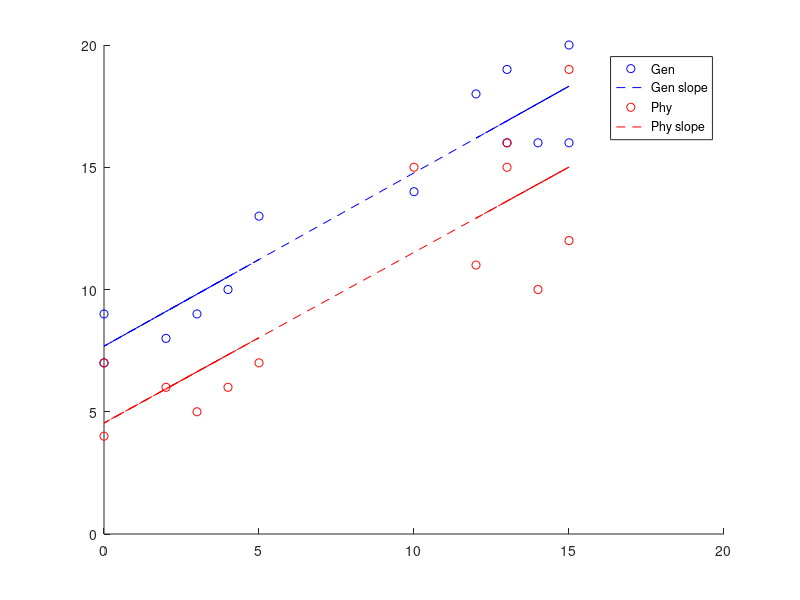

This figure's MATLAB source: (Note: this script raises an error after producing the figure.)
% we need a new script that plots GMV/WMV/CT vs fatigue scores.
mycamp2 = [99,99,99; 189,189,189];
mycamp2 = flipud(mycamp2)./256;


mycamp = [37,52,148; 44,127,184; 65,182,196; 161,218,180; 255,255,204];
mycamp = mycamp./256;

mycamp = [37,52,148;255, 255, 255; 161,218,180; 255,255,204];
mycamp = mycamp./256;
% these ibdf scores are only for patients for now.
gita_ibdf_ACT = [12 9 12 12 13 7 13 15 5 9 13 12 8 13 14 15 11 4 13 14,... 
    15 11 12 4 8 3];
jord_ibdf_FCD = [13 15 14 13 12 15 10];
jord_ibdf_NFCD = [3 0 5 0 4 2];

% mfi scores

jord_mfi_gen_FCD = [16 16 16 19 18 20 14];
jord_mfi_phy_FCD = [15 12 10 16 11 19 15];
jord_mfi_gen_NFCD = [9 9 13 7 10 8];
jord_mfi_phy_NFCD = [5 4 7 7 6 6];

% now correlate
x = [jord_ibdf_FCD(:);jord_ibdf_NFCD(:)];
y = [jord_mfi_gen_FCD(:); jord_mfi_gen_NFCD(:)];
X = [ones(length(x),1) x]; % add intercept to improve linear regression

figure
scatter(x,y,'b')
b = X\y; % this is the equation we need y = b0 + b1x
yCalc2 = X*b;
hold on
plot(x,yCalc2,'b--')
Rsq2 = 1 - sum((y - yCalc2).^2)/sum((y - mean(y)).^2);

% and for phys
xp = [jord_ibdf_FCD(:);jord_ibdf_NFCD(:)];
yp = [jord_mfi_phy_FCD(:); jord_mfi_phy_NFCD(:)];
Xp = [ones(length(xp),1) xp];

scatter(xp,yp,'r')
bphy = Xp\yp; % this is the equation we need y = b0 + b1x
yCalc2_phy = Xp*bphy;
hold on
plot(xp,yCalc2_phy,'r--')
legend('Gen','Gen slope','Phy','Phy slope','Location','best');
Rsq2_phy = 1 - sum((yp - yCalc2_phy).^2)/sum((yp - mean(yp)).^2);

% now use this to create pseudo MFI scores for Gita
gita_mfi_gen = round((b(2)*gita_ibdf_ACT)+b(1));
gita_mfi_phy = round((bphy(2)*gita_ibdf_ACT)+bphy(1));


% IBDF only for now

gita_ibdf_ACT = gita_ibdf_ACT(:);
fat_subs = {'001_P13','001_P15','001_P17','001_P18','001_P19','001_P20','001_P21','001_P22',...
    '001_P23','001_P24','001_P26','001_P27','001_P28','001_P30','001_P31','001_P32',...
    '001_P33','001_P35','001_P37','001_P40','001_P41','001_P42','001_P43','001_P44',...
    '001_P45','004_P01',...
    'sub-003','sub-005', 'sub-006', 'sub-008','sub-012', 'sub-024', 'sub-038',...
    'sub-011', 'sub-014', 'sub-021', 'sub-025','sub-032','sub-033'};
myFatGroup = [repmat({'Active CD'},26,1); repmat({'Fatigued CD'},7,1); repmat({'Non-Fatigued CD'},6,1)];
myFatGroup2 = [repmat({'Active'},26,1); repmat({'Remission'},7+6,1)];

% stick fat scores together

% ibdf
ibdf = [gita_ibdf_ACT(:); jord_ibdf_FCD(:); jord_ibdf_NFCD(:)];

%mfigen

mfig = [gita_mfi_gen(:); jord_mfi_gen_FCD(:); jord_mfi_gen_NFCD(:)];

figure
bb = gramm('x',{'Active n=26';'Remission n=13'},'y',[26;7+6],'color',{'Active';'Remission'});
bb.geom_bar
bb.set_names('x',[],'y',[])
bb.no_legend()
bb.set_color_options('map',mycamp2)
bb.set_order_options('x',0)
bb.set_text_options('Font','Helvetica','base_size',16)
bb.draw()
bb.export('file_name','numcount_fat', ...
    'export_path',...
    '/Users/ppzma/The University of Nottingham/Michael_Sue - IBD - IBD/newResults/',...
    'file_type','pdf')

%% GMV
load('/Volumes/ares/data/IBD/STRUCTURAL/bias_corrected/CAT_outputs/sept_2020_jg_fatigue_ibdf_gmv/gmv_ibdf.mat');

[R,P] = corrcoef(ymean, ibdf);

figure('Position',[100 100 600 390])
clear g
g = gramm('x',ibdf,'y',ymean);
%g.geom_jitter()
%g.stat_boxplot('alpha',0,'linewidth',2,'width',0.3,'color',[0 0 0],'drawoutlier',0)
g.stat_glm
g.set_point_options('markers', {'o'} ,'base_size',10)
g.set_text_options('Font','Helvetica','base_size',16)
g.set_names('x','IBDF score','y','Right SMA (cm3)','Color','Group')
%g.set_title('MARSBAR: lprecentral');
g.set_order_options('x',0)
g.set_color_options('map',[0 0 0])
%g.axe_property('YLim',[0.2 0.5])
g.draw()


g.update('color',myFatGroup2);
g.geom_point('edgewidth',2)
g.set_color_options('map',mycamp)
g.draw()

% text(1,2,['r=' num2str(round(R(2),3)) ])
% text(1,1,['p=' num2str(round(P(2),3)) ])


text(1,2,['r=-0.542' ])
text(1,1,['p=0.001' ])


g.export('file_name','gmv_rsma_ibdf', ...
    'export_path',...
    '/Users/ppzma/The University of Nottingham/Michael_Sue - IBD - IBD/newResults/fatigue/ibdf/',...
    'file_type','pdf')

thisregion = 'Right SMA';
thisfilename = 'GMV pain ibdf';
T = table(fat_subs(:), ymean);
T.Properties.VariableNames = {'Subject',thisregion};
writetable(T,['/Users/ppzma/The University of Nottingham/Michael_Sue - IBD - IBD/newResults/grab_ROI_values/fatigue/ibdf/' thisfilename '.xlsx'],'FileType','spreadsheet','WriteRowNames',1)




%% GMV MFI

load('/Volumes/ares/data/IBD/STRUCTURAL/bias_corrected/CAT_outputs/sept_2020_jg_fatigue_MFI_gmv/gmv_mfi.mat');
ymean1 = ymean;
load('/Volumes/ares/data/IBD/STRUCTURAL/bias_corrected/CAT_outputs/sept_2020_jg_fatigue_MFI_gmv/gmv2_mfi.mat');
ymean2 = ymean;

[R1,P1] = corrcoef(ymean1, mfig);
[R2,P2] = corrcoef(ymean2, mfig);

figure('Position',[100 100 1050 350])
%figure
clear g
g(1,1) = gramm('x',mfig,'y',ymean1);
g(1,1).stat_glm
g(1,1).set_point_options('markers', {'o'} ,'base_size',10)
g(1,1).set_text_options('Font','Helvetica','base_size',16)
g(1,1).set_names('x','MFI gen score','y','GMV right SMA (cm3)')
g(1,1).set_order_options('x',0)
g(1,1).set_color_options('map',[0 0 0])
g(1,2) = gramm('x',mfig,'y',ymean2);
g(1,2).stat_glm
g(1,2).set_point_options('markers', {'o'} ,'base_size',10)
g(1,2).set_text_options('Font','Helvetica','base_size',16)
g(1,2).set_names('x','MFI gen score','y','GMV left fusiform (cm3)')
g(1,2).set_order_options('x',0)
g(1,2).set_color_options('map',[0 0 0])
g.draw()

g(1,1).update('color',myFatGroup2);
g(1,1).geom_point()
g(1,1).set_color_options('map',mycamp)
g(1,2).update('color',myFatGroup2);
g(1,2).geom_point()
g(1,2).set_color_options('map',mycamp)
g.draw()

text(-45,2,['r=' num2str(round(R1(2),3)) ])
text(-45,1,['p=' num2str(round(P1(2),3)) ])

text(1,2,['r=' num2str(round(R2(2),3)) ])
text(1,1,['p=' num2str(round(P2(2),3)) ])

g.export('file_name','gmv_mfi', ...
    'export_path',...
    '/Users/ppzma/The University of Nottingham/Michael_Sue - IBD - IBD/newResults/fatigue/mfi_gen/',...
    'file_type','pdf')




%% WMV

load('/Volumes/ares/data/IBD/STRUCTURAL/bias_corrected/CAT_outputs/sept_2020_jg_fatigue_ibdf_wmv/wmv_ibdf.mat');

[R,P] = corrcoef(ymean, ibdf);

figure('Position',[100 100 600 390])
clear g
g = gramm('x',ibdf,'y',ymean);
g.stat_glm
g.set_point_options('markers', {'o'} ,'base_size',10)
g.set_text_options('Font','Helvetica','base_size',16)
g.set_names('x','IBDF score','y','Left cerebellum (cm3)','Color','Group')
g.set_order_options('x',0)
g.set_color_options('map',[0 0 0])
g.draw()

g.update('color',myFatGroup2);
g.geom_point('edgewidth',2)
g.set_color_options('map',mycamp)
g.draw()

% text(1,2,['r=' num2str(round(R(2),4)) ])
% text(1,1,['p=' num2str(round(P(2),4)) ])

text(1,2,['r=-0.553' ])
text(1,1,['p=<0.001' ])

g.export('file_name','wmv_cerebell_ibdf', ...
    'export_path',...
    '/Users/ppzma/The University of Nottingham/Michael_Sue - IBD - IBD/newResults/fatigue/ibdf/',...
    'file_type','pdf')

thisregion = 'Left cerebellum';
thisfilename = 'WMV pain ibdf';
T = table(fat_subs(:), ymean);
T.Properties.VariableNames = {'Subject',thisregion};
writetable(T,['/Users/ppzma/The University of Nottingham/Michael_Sue - IBD - IBD/newResults/grab_ROI_values/fatigue/ibdf/' thisfilename '.xlsx'],'FileType','spreadsheet','WriteRowNames',1)




%% WMV MFI

load('/Volumes/ares/data/IBD/STRUCTURAL/bias_corrected/CAT_outputs/sept_2020_jg_fatigue_MFI_wmv/wmv_mfi.mat');

[R,P] = corrcoef(ymean, mfig);

figure('Position',[100 100 600 390])
clear g
g = gramm('x',mfig,'y',ymean);
g.stat_glm
g.set_point_options('markers', {'o'} ,'base_size',10)
g.set_text_options('Font','Helvetica','base_size',16)
g.set_names('x','MFI Gen score','y','WMV left cerebellum (cm3)','Color','Group')
g.set_order_options('x',0)
g.set_color_options('map',[0 0 0])
g.draw()

g.update('color',myFatGroup2);
g.geom_point()
g.set_color_options('map',mycamp)
g.draw()

text(1,2,['r=' num2str(round(R(2),4)) ])
text(1,1,['p=' num2str(round(P(2),4)) ])

g.export('file_name','wmv_cerebell_mfi', ...
    'export_path',...
    '/Users/ppzma/The University of Nottingham/Michael_Sue - IBD - IBD/newResults/fatigue/mfi_gen/',...
    'file_type','pdf')

%% CT


m = gifti('/Volumes/ares/data/IBD/STRUCTURAL/bias_corrected/CAT_outputs/sept_2020_jg_fatigue_ibdf_ct/ct_fatigue_cluster_mask.gii');
%m = gifti('ct_fatigue_cluster_mask.gii'); % this is manually derived cluster mask from SPM
numClusters = max(nonzeros(m.cdata)); % chek how mnay clusters
sizeClusters = histc(m.cdata,1:max(m.cdata)); % size of clusters

clusterMean = zeros(numClusters,length(fat_subs),1); % make space
mypath = '/Volumes/ares/data/IBD/STRUCTURAL/bias_corrected/CAT_outputs/surf/';


% takes about a minute for 6 clusters.
tic
for ii = 1:length(fat_subs)
    
    thicBoy = gifti([mypath 's15.mesh.thickness.resampled.m' fat_subs{ii} '.gii']); % all thickness 
    
    for jj = 1:numClusters
        clusterMean(jj,ii) = mean(thicBoy.cdata(find(m.cdata==jj))); % condensed! take the mean thick val in that cluster, loop over subs
    end
end
toc

% cd /Volumes/ares/data/IBD/STRUCTURAL/bias_corrected/CAT_outputs/sept_2020_jg_CT/
% 
% load('CD_HV_mdata.mat');
%regionName = 'lcaudate';

clusterMeanT = transpose(clusterMean);

[R,P] = corr(clusterMeanT, ibdf);

%%
figure('Position',[100 100 1600 900])
clear g
g(1,1) = gramm('x',ibdf,'y',clusterMeanT(:,1));
g(1,1).stat_glm
g(1,1).set_point_options('markers', {'o'} ,'base_size',10)
g(1,1).set_text_options('Font','Helvetica','base_size',16)
g(1,1).set_names('x','IBDF score','y','Right parahippocampal gyrus (mm)','Color','Group')
g(1,1).set_order_options('x',0)
g(1,1).set_color_options('map',[0 0 0])

g(1,2) = gramm('x',ibdf,'y',clusterMeanT(:,2));
g(1,2).stat_glm
g(1,2).set_point_options('markers', {'o'} ,'base_size',10)
g(1,2).set_text_options('Font','Helvetica','base_size',16)
g(1,2).set_names('x','IBDF score','y','Left temporal fusiform gyrus (mm)','Color','Group')
g(1,2).set_order_options('x',0)
g(1,2).set_color_options('map',[0 0 0])


g(1,3) = gramm('x',ibdf,'y',clusterMeanT(:,3));
g(1,3).stat_glm
g(1,3).set_point_options('markers', {'o'} ,'base_size',10)
g(1,3).set_text_options('Font','Helvetica','base_size',16)
g(1,3).set_names('x','IBDF score','y','Right Frontal pole (mm)','Color','Group')
g(1,3).set_order_options('x',0)
g(1,3).set_color_options('map',[0 0 0])


g(2,1) = gramm('x',ibdf,'y',clusterMeanT(:,4));
g(2,1).stat_glm
g(2,1).set_point_options('markers', {'o'} ,'base_size',10)
g(2,1).set_text_options('Font','Helvetica','base_size',16)
g(2,1).set_names('x','IBDF score','y','Left inferior temporal gyrus (mm)','Color','Group')
g(2,1).set_order_options('x',0)
g(2,1).set_color_options('map',[0 0 0])


g(2,2) = gramm('x',ibdf,'y',clusterMeanT(:,5));
g(2,2).stat_glm
g(2,2).set_point_options('markers', {'o'} ,'base_size',10)
g(2,2).set_text_options('Font','Helvetica','base_size',16)
g(2,2).set_names('x','IBDF score','y','Left postcentral gyrus (mm)','Color','Group')
g(2,2).set_order_options('x',0)
g(2,2).set_color_options('map',[0 0 0])


g(2,3) = gramm('x',ibdf,'y',clusterMeanT(:,6));
g(2,3).stat_glm
g(2,3).set_point_options('markers', {'o'} ,'base_size',10)
g(2,3).set_text_options('Font','Helvetica','base_size',16)
g(2,3).set_names('x','IBDF score','y','Left mid-frontal gyrus (mm)','Color','Group')
g(2,3).set_order_options('x',0)
g(2,3).set_color_options('map',[0 0 0])


g(3,1) = gramm('x',ibdf,'y',clusterMeanT(:,7));
g(3,1).stat_glm
g(3,1).set_point_options('markers', {'o'} ,'base_size',10)
g(3,1).set_text_options('Font','Helvetica','base_size',16)
g(3,1).set_names('x','IBDF score','y','CT Right frontal mid orb mm','Color','Group')
g(3,1).set_order_options('x',0)
g(3,1).set_color_options('map',[0 0 0])


g(3,2) = gramm('x',ibdf,'y',clusterMeanT(:,8));
g(3,2).stat_glm
g(3,2).set_point_options('markers', {'o'} ,'base_size',10)
g(3,2).set_text_options('Font','Helvetica','base_size',16)
g(3,2).set_names('x','IBDF score','y','Left orbitofrontal gyrus (mm)','Color','Group')
g(3,2).set_order_options('x',0)
g(3,2).set_color_options('map',[0 0 0])


g(3,3) = gramm('x',ibdf,'y',clusterMeanT(:,9));
g(3,3).stat_glm
g(3,3).set_point_options('markers', {'o'} ,'base_size',10)
g(3,3).set_text_options('Font','Helvetica','base_size',16)
g(3,3).set_names('x','IBDF score','y','CT Left temporal inf mm','Color','Group')
g(3,3).set_order_options('x',0)
g(3,3).set_color_options('map',[0 0 0])

g.draw()

g(1,1).update('color',myFatGroup2)
g(1,1).geom_point('edgewidth',2)
g(1,1).set_color_options('map',mycamp)
g(1,2).update('color',myFatGroup2)
g(1,2).geom_point('edgewidth',2)
g(1,2).set_color_options('map',mycamp)
g(1,3).update('color',myFatGroup2)
g(1,3).geom_point('edgewidth',2)
g(1,3).set_color_options('map',mycamp)
g(2,1).update('color',myFatGroup2)
g(2,1).geom_point('edgewidth',2)
g(2,1).set_color_options('map',mycamp)
g(2,2).update('color',myFatGroup2)
g(2,2).geom_point('edgewidth',2)
g(2,2).set_color_options('map',mycamp)
g(2,3).update('color',myFatGroup2)
g(2,3).geom_point('edgewidth',2)
g(2,3).set_color_options('map',mycamp)
g(3,1).update('color',myFatGroup2)
g(3,1).geom_point('edgewidth',2)
g(3,1).set_color_options('map',mycamp)
g(3,2).update('color',myFatGroup2)
g(3,2).geom_point('edgewidth',2)
g(3,2).set_color_options('map',mycamp)
g(3,3).update('color',myFatGroup2)
g(3,3).geom_point('edgewidth',2)
g(3,3).set_color_options('map',mycamp)
g.draw()


% text(-90,19,['r=' num2str(round(R(1),4)) ])
% text(-90,18,['p=' num2str(round(P(1),4)) ])
% text(-45,19,['r=' num2str(round(R(2),4)) ])
% text(-45,18,['p=' num2str(round(P(2),4)) ])
% text(1,19,['r=' num2str(round(R(3),4)) ])
% text(1,18,['p=' num2str(round(P(3),4)) ])
% text(-90,10,['r=' num2str(round(R(4),4)) ])
% text(-90,9,['p=' num2str(round(P(4),4)) ])
% text(-45,10,['r=' num2str(round(R(5),4)) ])
% text(-45,9,['p=' num2str(round(P(5),4)) ])
% text(1,10,['r=' num2str(round(R(6),4)) ])
% text(1,9,['p=' num2str(round(P(6),4)) ])
% text(-90,2,['r=' num2str(round(R(7),4)) ])
% text(-90,1,['p=' num2str(round(P(7),4)) ])
% text(-45,2,['r=' num2str(round(R(8),4)) ])
% text(-45,1,['p=' num2str(round(P(8),4)) ])
% text(1,2,['r=' num2str(round(R(9),4)) ])
% text(1,1,['p=' num2str(round(P(9),4)) ])

text(-90,19,['r=-0.6'])
text(-90,18,['p=<0.001' ])
text(-45,19,['r=-0.557' ])
text(-45,18,['p=<0.001' ])
text(1,19,['r=-0.553' ])
text(1,18,['p=<0.001' ])
text(-90,10,['r=-0.542' ])
text(-90,9,['p=0.001' ])
text(-45,10,['r=-0.49' ])
text(-45,9,['p=0.002' ])
text(1,10,['r=-0.493' ])
text(1,9,['p=0.002' ])
text(-90,2,['r=' num2str(round(R(7),4)) ])
text(-90,1,['p=' num2str(round(P(7),4)) ])
text(-45,2,['r=-0.507' ])
text(-45,1,['p=0.002' ])
text(1,2,['r=' num2str(round(R(9),4)) ])
text(1,1,['p=' num2str(round(P(9),4)) ])


g.export('file_name','ct_fatigue_ibdf', ...
    'export_path',...
    '/Users/ppzma/The University of Nottingham/Michael_Sue - IBD - IBD/newResults/fatigue/ibdf/',...
    'file_type','pdf')

cl1 = clusterMeanT(:,1);
cl2 = clusterMeanT(:,2);
cl3 = clusterMeanT(:,3);
cl4 = clusterMeanT(:,4);
cl5 = clusterMeanT(:,5);
cl6 = clusterMeanT(:,6);

cl8 = clusterMeanT(:,8);


thisfilename = 'ct_fat';
T = table(fat_subs(:), cl1, cl2, cl3, cl4, cl5, cl6, cl8);
T.Properties.VariableNames = {'Subject','Right parahippocampal gyrus','Left temporal fusiform gyrus',...
    'Right Frontal pole','Left inferior temporal gyrus','Left postcentral gyrus','Left mid-frontal gyrus',...
    'Left orbitofrontal gyrus'};
writetable(T,['/Users/ppzma/The University of Nottingham/Michael_Sue - IBD - IBD/newResults/grab_ROI_values/fatigue/ibdf/' thisfilename '.xlsx'],'FileType','spreadsheet','WriteRowNames',1)



%% CT MFI
m = gifti('/Volumes/ares/data/IBD/STRUCTURAL/bias_corrected/CAT_outputs/sept_2020_jg_fatigue_MFI_ct/ct_mfi_cluster_mask.gii');
%m = gifti('ct_fatigue_cluster_mask.gii'); % this is manually derived cluster mask from SPM
numClusters = max(nonzeros(m.cdata)); % chek how mnay clusters
sizeClusters = histc(m.cdata,1:max(m.cdata)); % size of clusters

clusterMean = zeros(numClusters,length(fat_subs),1); % make space
mypath = '/Volumes/ares/data/IBD/STRUCTURAL/bias_corrected/CAT_outputs/surf/';


% takes about a minute for 6 clusters.
tic
for ii = 1:length(fat_subs)
    
    thicBoy = gifti([mypath 's15.mesh.thickness.resampled.m' fat_subs{ii} '.gii']); % all thickness 
    
    for jj = 1:numClusters
        clusterMean(jj,ii) = mean(thicBoy.cdata(find(m.cdata==jj))); % condensed! take the mean thick val in that cluster, loop over subs
    end
end
toc

% cd /Volumes/ares/data/IBD/STRUCTURAL/bias_corrected/CAT_outputs/sept_2020_jg_CT/
% 
% load('CD_HV_mdata.mat');
%regionName = 'lcaudate';

clusterMeanT = transpose(clusterMean);

[R,P] = corr(clusterMeanT, mfig);

%
figure('Position',[100 100 1400 800])
clear g
g(1,1) = gramm('x',mfig,'y',clusterMeanT(:,1));
g(1,1).stat_glm
g(1,1).set_point_options('markers', {'o'} ,'base_size',10)
g(1,1).set_text_options('Font','Helvetica','base_size',16)
g(1,1).set_names('x','MFI score','y','CT Right fusiform mm')
g(1,1).set_order_options('x',0)
g(1,1).set_color_options('map',[0 0 0])

g(1,2) = gramm('x',mfig,'y',clusterMeanT(:,2));
g(1,2).stat_glm
g(1,2).set_point_options('markers', {'o'} ,'base_size',10)
g(1,2).set_text_options('Font','Helvetica','base_size',16)
g(1,2).set_names('x','MFI score','y','CT Left frontal mid mm')
g(1,2).set_order_options('x',0)
g(1,2).set_color_options('map',[0 0 0])


g(1,3) = gramm('x',mfig,'y',clusterMeanT(:,3));
g(1,3).stat_glm
g(1,3).set_point_options('markers', {'o'} ,'base_size',10)
g(1,3).set_text_options('Font','Helvetica','base_size',16)
g(1,3).set_names('x','MFI score','y','CT Left fusiform  mm')
g(1,3).set_order_options('x',0)
g(1,3).set_color_options('map',[0 0 0])


g(2,1) = gramm('x',mfig,'y',clusterMeanT(:,4));
g(2,1).stat_glm
g(2,1).set_point_options('markers', {'o'} ,'base_size',10)
g(2,1).set_text_options('Font','Helvetica','base_size',16)
g(2,1).set_names('x','MFI score','y','CT Right frontal sup orb mm')
g(2,1).set_order_options('x',0)
g(2,1).set_color_options('map',[0 0 0])


g(2,2) = gramm('x',mfig,'y',clusterMeanT(:,5));
g(2,2).stat_glm
g(2,2).set_point_options('markers', {'o'} ,'base_size',10)
g(2,2).set_text_options('Font','Helvetica','base_size',16)
g(2,2).set_names('x','MFI score','y','CT left mid cingulum mm')
g(2,2).set_order_options('x',0)
g(2,2).set_color_options('map',[0 0 0])


g(2,3) = gramm('x',mfig,'y',clusterMeanT(:,6));
g(2,3).stat_glm
g(2,3).set_point_options('markers', {'o'} ,'base_size',10)
g(2,3).set_text_options('Font','Helvetica','base_size',16)
g(2,3).set_names('x','MFI score','y','CT right insula mm')
g(2,3).set_order_options('x',0)
g(2,3).set_color_options('map',[0 0 0])


g(3,1) = gramm('x',mfig,'y',clusterMeanT(:,7));
g(3,1).stat_glm
g(3,1).set_point_options('markers', {'o'} ,'base_size',10)
g(3,1).set_text_options('Font','Helvetica','base_size',16)
g(3,1).set_names('x','MFI score','y','CT left temporal inf mm')
g(3,1).set_order_options('x',0)
g(3,1).set_color_options('map',[0 0 0])


g(3,2) = gramm('x',mfig,'y',clusterMeanT(:,8));
g(3,2).stat_glm
g(3,2).set_point_options('markers', {'o'} ,'base_size',10)
g(3,2).set_text_options('Font','Helvetica','base_size',16)
g(3,2).set_names('x','MFI score','y','CT right frontal sup mm')
g(3,2).set_order_options('x',0)
g(3,2).set_color_options('map',[0 0 0])


g(3,3) = gramm('x',mfig,'y',clusterMeanT(:,9));
g(3,3).stat_glm
g(3,3).set_point_options('markers', {'o'} ,'base_size',10)
g(3,3).set_text_options('Font','Helvetica','base_size',16)
g(3,3).set_names('x','MFI score','y','CT left insula mm')
g(3,3).set_order_options('x',0)
g(3,3).set_color_options('map',[0 0 0])

g.draw()

g(1,1).update('color',myFatGroup2)
g(1,1).geom_point()
g(1,1).set_color_options('map',mycamp)
g(1,2).update('color',myFatGroup2)
g(1,2).geom_point()
g(1,2).set_color_options('map',mycamp)
g(1,3).update('color',myFatGroup2)
g(1,3).geom_point()
g(1,3).set_color_options('map',mycamp)
g(2,1).update('color',myFatGroup2)
g(2,1).geom_point()
g(2,1).set_color_options('map',mycamp)
g(2,2).update('color',myFatGroup2)
g(2,2).geom_point()
g(2,2).set_color_options('map',mycamp)
g(2,3).update('color',myFatGroup2)
g(2,3).geom_point()
g(2,3).set_color_options('map',mycamp)
g(3,1).update('color',myFatGroup2)
g(3,1).geom_point()
g(3,1).set_color_options('map',mycamp)
g(3,2).update('color',myFatGroup2)
g(3,2).geom_point()
g(3,2).set_color_options('map',mycamp)
g(3,3).update('color',myFatGroup2)
g(3,3).geom_point()
g(3,3).set_color_options('map',mycamp)
g.draw()


text(-90,18,['r=' num2str(round(R(1),4)) ])
text(-90,17,['p=' num2str(round(P(1),4)) ])
text(-45,18,['r=' num2str(round(R(2),4)) ])
text(-45,17,['p=' num2str(round(P(2),4)) ])
text(1,18,['r=' num2str(round(R(3),4)) ])
text(1,17,['p=' num2str(round(P(3),4)) ])
text(-90,10,['r=' num2str(round(R(4),4)) ])
text(-90,9,['p=' num2str(round(P(4),4)) ])
text(-45,10,['r=' num2str(round(R(5),4)) ])
text(-45,9,['p=' num2str(round(P(5),4)) ])
text(1,10,['r=' num2str(round(R(6),4)) ])
text(1,9,['p=' num2str(round(P(6),4)) ])
text(-90,2,['r=' num2str(round(R(7),4)) ])
text(-90,1,['p=' num2str(round(P(7),4)) ])
text(-45,2,['r=' num2str(round(R(8),4)) ])
text(-45,1,['p=' num2str(round(P(8),4)) ])
text(1,2,['r=' num2str(round(R(9),4)) ])
text(1,1,['p=' num2str(round(P(9),4)) ])


g.export('file_name','ct_fatigue_mfi', ...
    'export_path',...
    '/Users/ppzma/The University of Nottingham/Michael_Sue - IBD - IBD/newResults/fatigue/mfi_gen/',...
    'file_type','pdf')








